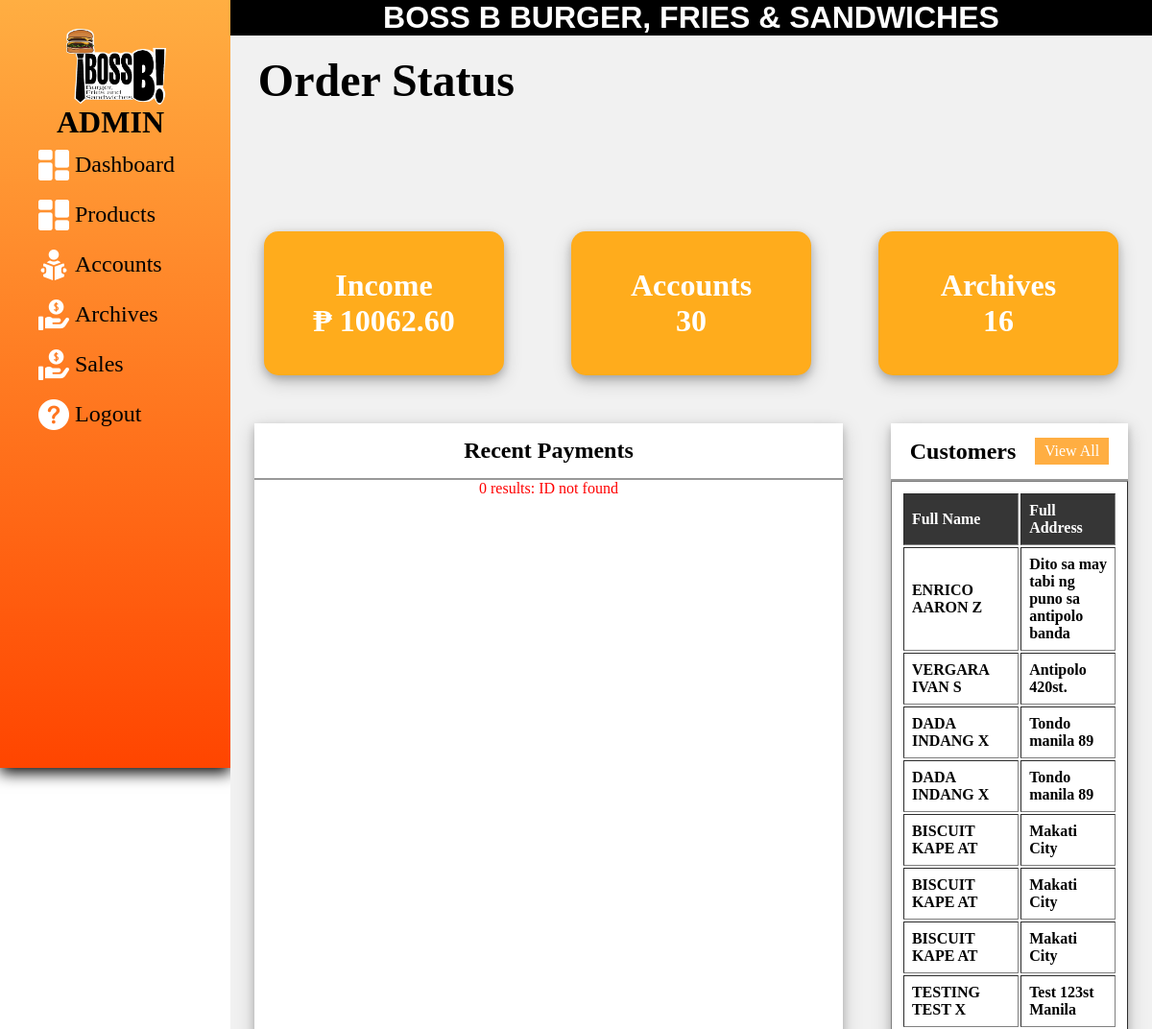
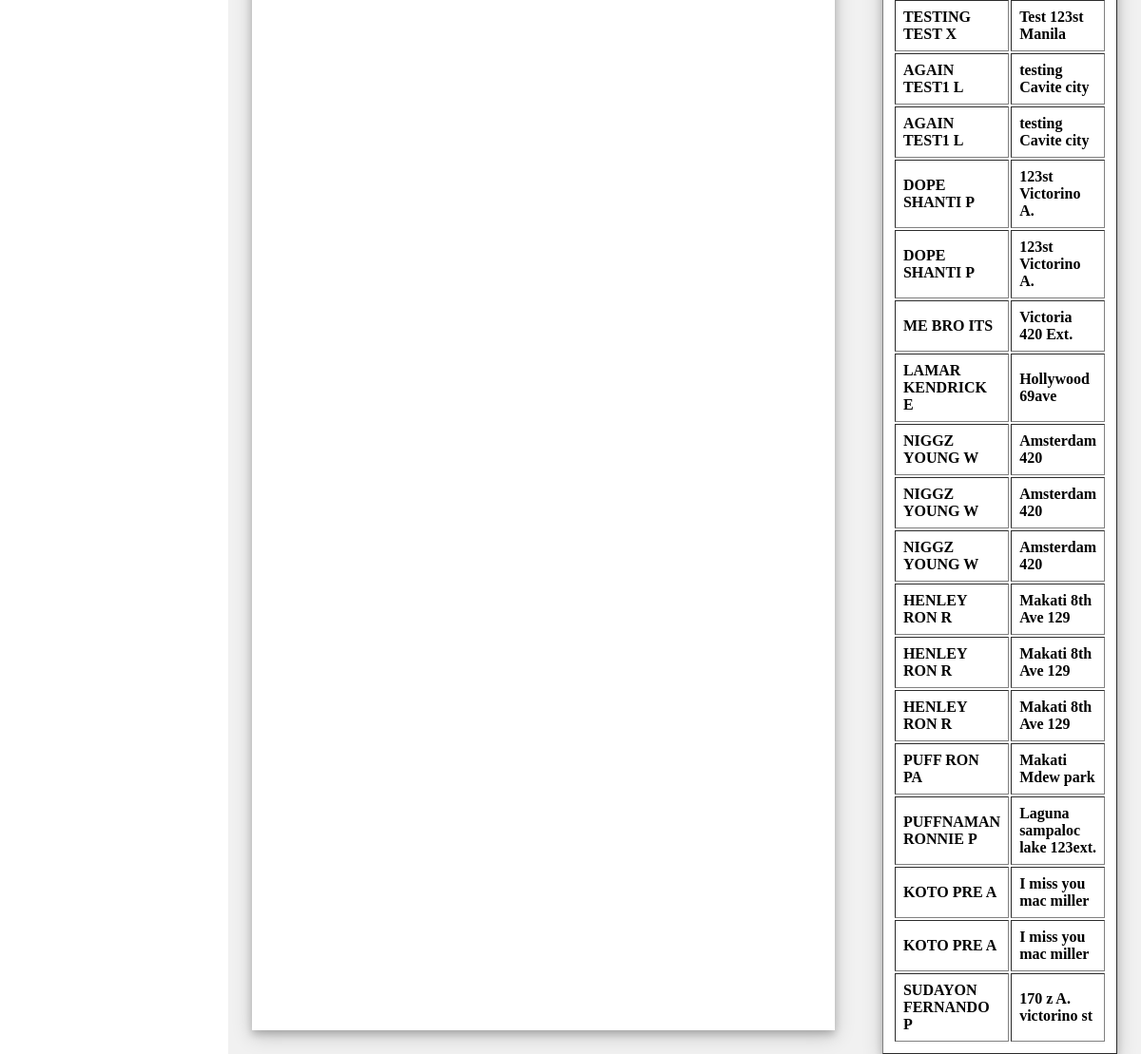
Screenshot of /adminpage/admin.php (signed in) with the database file from the repository (2 pictures, top to bottom).
### tables this page shows
CREATE TABLE `user` (
  `EMP_ID` int(11) NOT NULL,
  `EMP_FNAME` varchar(100) NOT NULL,
  `EMP_LNAME` varchar(100) NOT NULL,
  `EMP_MI` char(60) NOT NULL,
  `EMP_CONTACTNUM` varchar(20) NOT NULL,
  `EMAILADD` char(50) NOT NULL,
  `verify_token` varchar(255) NOT NULL,
  `FULLADD` varchar(100) NOT NULL,
  `POSITION` varchar(100) NOT NULL,
  `EMP_UNAME` varchar(100) NOT NULL,
  `EMP_PASS` varchar(100) NOT NULL,
  `U_STATUS` varchar(60) NOT NULL,
  `created_at` timestamp NOT NULL DEFAULT CURRENT_TIMESTAMP ON UPDATE CURRENT_TIMESTAMP
);

### adminpage/admin.php (the view, shortened to what this page needs)
<?php
	include "../dbase/dbaseconnection.php";
?>
<html lang="en">
<head>
    <link rel="stylesheet" href="styles.css">
</head>
<body>
    <div class="side-menu">
		<img src="../icons/logo.png" class="logopng1">
        <center><h1>ADMIN</h1></center>
        <ul>
            <a href="../adminpage/admin.php"><li><img src="dashboard (2).png" alt="">&nbsp; <span>Dashboard</span> </li></a>
            <a href="../adminpage/itemlist.php"><li><img src="dashboard (2).png" alt="">&nbsp; <span>Products</span> </li></a>
            <a href="../adminpage/useraccounts.php"><li><img src="reading-book (1).png" alt="">&nbsp;<span>Accounts</span> </li></a>
            <a href="../adminpage/archive.php"><li><img src="payment.png" alt="">&nbsp;<span>Archives</span> </li></a>
            <a href="../adminpage/sales.php"><li><img src="payment.png" alt="">&nbsp;<span>Sales</span> </li></a>
				<a href="../user/logout.php"><li><img src="help-web-button.png" alt="">&nbsp; <span>Logout</span></li></a>
        </ul>
    </div>
    <div class="container">
		<center><h1 class="mainheader">BOSS B BURGER, FRIES & SANDWICHES</h1></center>
			<h2 class="header1">Order Status</h2>
        <div class="content">
            <div class="cards">
                <div class="card">
                    <div class="box">
						<?php
							$result = mysqli_query($conn, 'SELECT SUM(TOTAL) AS value_sum FROM sales');
							$row = mysqli_fetch_assoc($result);
							$sum = $row['value_sum'];
						?>
						<h3> Income <br><?php echo "₱ ".$sum; ?>
						</h3>
                    </div>
                </div>
                <div class="card">
                    <div class="box">
						<?php
							$sel="SELECT * from user";
							$result = $conn->query($sel);
							$row = mysqli_num_rows($result);
						?>
                        <h3>Accounts <br><?php echo $row; ?></h3>
                    </div>
                </div>
                <div class="card">
                    <div class="box">
						<?php
							$sel="SELECT AVAILABILITY from products";
							$result = $conn->query($sel);
							$row = mysqli_num_rows($result);
						?>
                        <h3>Archives <br><?php echo $row; ?></h3>
                    </div>
                </div>
            </div>
            <div class="content-2">
                <div class="recent-payments">
                    <div class="title">
                        <h2>Recent Payments</h2>
                    </div>
						<?php
							$sel = "SELECT * FROM user AS u
									INNER JOIN sales AS c
									ON (u.EMP_ID = c.C_ID)
									order by TRANSDATE DESC";
							$result = $conn->query($sel);
							if ($result->num_rows > 0)
								{
									echo "<table border=1 cellpadding=5 class=tablein>";
										echo "<thead>";
											echo "<tbody>";
												echo "<tr bgcolor=#363636 style='color:white'>";
													echo "<th>Order ID";
													echo "<th>Customer ID";
													echo "<th>Address";
													echo "<th>Amount";
												echo "</tr>";
												while($row = $result->fetch_assoc())
												{
												echo "<tr bgcolor=white>";
													echo "<th>" . $row["ORDER_ID"];
													echo "<th>" . $row["EMP_ID"];
													echo "<th>" . $row["FULLADD"];
													echo "<th>" . $row["TOTAL"];
												}
												echo "</tr>";
											echo "</form>";
											echo "</tbody>";
										echo "</thead>";
									echo "</table>";
								}else{
									echo "<CENTER><p  style='color:red' font-size='2em'>0 results: ID not  found </p></CENTER>";
								}
						?>
                </div>
                <div class="new-students">
                    <div class="title">
                        <h2>Customers</h2>
                        <a href="../adminpage/useraccounts.php" class="btn">View All</a>
                    </div>
                    <?php
						$sel1 = "SELECT * FROM user where POSITION='customer'";
						$result1 = $conn->query($sel1);
							if ($result1->num_rows > 0)
								{
									echo "<table border=1 cellpadding=5 class=tablein>";
										echo "<thead>";
											echo "<tbody>";
												echo "<tr bgcolor=#363636 style='color:white'>";
													echo "<th>Full Name";
													echo "<th>Full Address";
												echo "</tr>";
												while($row1 = $result1->fetch_assoc())
												{
												echo "<tr bgcolor=white style='height:50px;'>";
													echo "<th>" . strtoupper($row1["EMP_LNAME"])," ", strtoupper($row1["EMP_FNAME"])," ", strtoupper($row1["EMP_MI"]);
													echo "<th>" . $row1["FULLADD"];
												}
												echo "</tr>";
											echo "</tbody>";
										echo "</thead>";
									echo "</table>";
								}else{
									echo "<CENTER><p  style='color:red' font-size='2em'>0 results: ID not  found </p></CENTER>";
								}
                    ?>
                </div>
            </div>
        </div>
    </div>
</body>
</html>

### adminpage/styles.css (style rules this page uses)
* { margin: 0; padding: 0; box-sizing: border-box; font-family:san serif; }
body { min-height: 100vh; font-family:san serif; }
.header1 { font-size: 3em; position:relative; margin-left:3%; margin-top:2%; }
a { text-decoration: none; }
li { list-style: none; }
h1, h2 { color:black; font-family:san serif; }
.logopng1 { height:20%; width:45%; position:relative; margin-left:30%; margin-top:30px; }
.mainheader { font-family: 'Poppins', sans-serif; font-size: 2em; position:relative; margin-left:0px; margin-top:0px; color:white; background-color:black; width:auto; min-width:480px; max-height:10vw; }
h3 { text-align:center; color: white; font-size:2em; }
.btn { background: #ffae42; color: white; padding: 5px 10px; text-align: center; }
.title { display: flex; align-items: center; justify-content: space-around; padding: 15px 10px; border-bottom: 2px solid #999; }
table { padding: 10px; }
th, td { text-align: left; padding: 8px; }
.side-menu { position: fixed; background-image: linear-gradient(#ffae42, #ff4500); width: 20vw; min-height: 100vh; display: flex; flex-direction: column; box-shadow: 0 5px 15px rgb(0,0,0); padding-right: 10px; }
.side-menu li { font-size: 24px; padding: 10px 40px; color: black; display: flex; align-items: center; }
.container { position: absolute; right: 0; width: 80vw; height: 100vh; background: #f1f1f1; }
.container .content { position: relative; margin-top: 10vh; min-height: 90vh; background: #f1f1f1; }
.container .content .cards { padding: 25px 20px; display: flex; align-items: center; justify-content: space-between; flex-wrap: wrap; }
.container .content .cards .card { width: 250px; height: 150px; background: #FFAC1C; border-radius: 15px; margin: 25px 15px; display: flex; align-items: center; justify-content: space-around; box-shadow: 0 4px 8px 0 rgba(0, 0, 0, 0.2), 0 6px 20px 0 rgba(0, 0, 0, 0.19); }
.container .content .content-2 { min-height: 60vh; display: flex; justify-content: space-between; flex-wrap: wrap; }
.container .content .content-2 .recent-payments { min-height: 50vh; flex: 5; background: white; margin: 0 25px 25px 25px; box-shadow: 0 4px 8px 0 rgba(0, 0, 0, 0.2), 0 6px 20px 0 rgba(0, 0, 0, 0.19); display: flex; flex-direction: column; }
.container .content .content-2 .new-students { flex: 2; background: white; min-height: 50vh; margin: 0 25px; box-shadow: 0 4px 8px 0 rgba(0, 0, 0, 0.2), 0 6px 20px 0 rgba(0, 0, 0, 0.19); display: flex; flex-direction: column; }

### rows the page displays
user: EMP_LNAME "ENRICO", EMP_FNAME "AARON", EMP_MI "Z", FULLADD "Dito sa may tabi ng puno sa antipolo banda"
user: EMP_LNAME "VERGARA", EMP_FNAME "IVAN", EMP_MI "S", FULLADD "Antipolo 420st."
user: EMP_LNAME "DADA", EMP_FNAME "INDANG", EMP_MI "X", FULLADD "Tondo manila 89"
user: EMP_LNAME "DADA", EMP_FNAME "INDANG", EMP_MI "X", FULLADD "Tondo manila 89"
user: EMP_LNAME "BISCUIT", EMP_FNAME "KAPE", EMP_MI "AT", FULLADD "Makati City"
user: EMP_LNAME "BISCUIT", EMP_FNAME "KAPE", EMP_MI "AT", FULLADD "Makati City"
user: EMP_LNAME "BISCUIT", EMP_FNAME "KAPE", EMP_MI "AT", FULLADD "Makati City"
user: EMP_LNAME "TESTING", EMP_FNAME "TEST", EMP_MI "X", FULLADD "Test 123st Manila"
user: EMP_LNAME "TESTING", EMP_FNAME "TEST", EMP_MI "X", FULLADD "Test 123st Manila"
user: EMP_LNAME "AGAIN", EMP_FNAME "TEST1", EMP_MI "L", FULLADD "testing Cavite city"
user: EMP_LNAME "AGAIN", EMP_FNAME "TEST1", EMP_MI "L", FULLADD "testing Cavite city"
user: EMP_LNAME "DOPE", EMP_FNAME "SHANTI", EMP_MI "P", FULLADD "123st Victorino A."
user: EMP_LNAME "DOPE", EMP_FNAME "SHANTI", EMP_MI "P", FULLADD "123st Victorino A."
user: EMP_LNAME "ME", EMP_FNAME "BRO", EMP_MI "ITS", FULLADD "Victoria 420 Ext."
user: EMP_LNAME "LAMAR", EMP_FNAME "KENDRICK", EMP_MI "E", FULLADD "Hollywood 69ave"
user: EMP_LNAME "NIGGZ", EMP_FNAME "YOUNG", EMP_MI "W", FULLADD "Amsterdam 420"
user: EMP_LNAME "NIGGZ", EMP_FNAME "YOUNG", EMP_MI "W", FULLADD "Amsterdam 420"
user: EMP_LNAME "NIGGZ", EMP_FNAME "YOUNG", EMP_MI "W", FULLADD "Amsterdam 420"
user: EMP_LNAME "HENLEY", EMP_FNAME "RON", EMP_MI "R", FULLADD "Makati 8th Ave 129"
user: EMP_LNAME "HENLEY", EMP_FNAME "RON", EMP_MI "R", FULLADD "Makati 8th Ave 129"
user: EMP_LNAME "HENLEY", EMP_FNAME "RON", EMP_MI "R", FULLADD "Makati 8th Ave 129"
user: EMP_LNAME "PUFF", EMP_FNAME "RON", EMP_MI "PA", FULLADD "Makati Mdew park"
user: EMP_LNAME "PUFFNAMAN", EMP_FNAME "RONNIE", EMP_MI "P", FULLADD "Laguna sampaloc lake 123ext."
user: EMP_LNAME "KOTO", EMP_FNAME "PRE", EMP_MI "A", FULLADD "I miss you mac miller"
user: EMP_LNAME "KOTO", EMP_FNAME "PRE", EMP_MI "A", FULLADD "I miss you mac miller"
user: EMP_LNAME "SUDAYON", EMP_FNAME "FERNANDO", EMP_MI "P", FULLADD "170 z A. victorino st"

### other values shown
$sum "10062.60"
$row "30"
$row "16"
